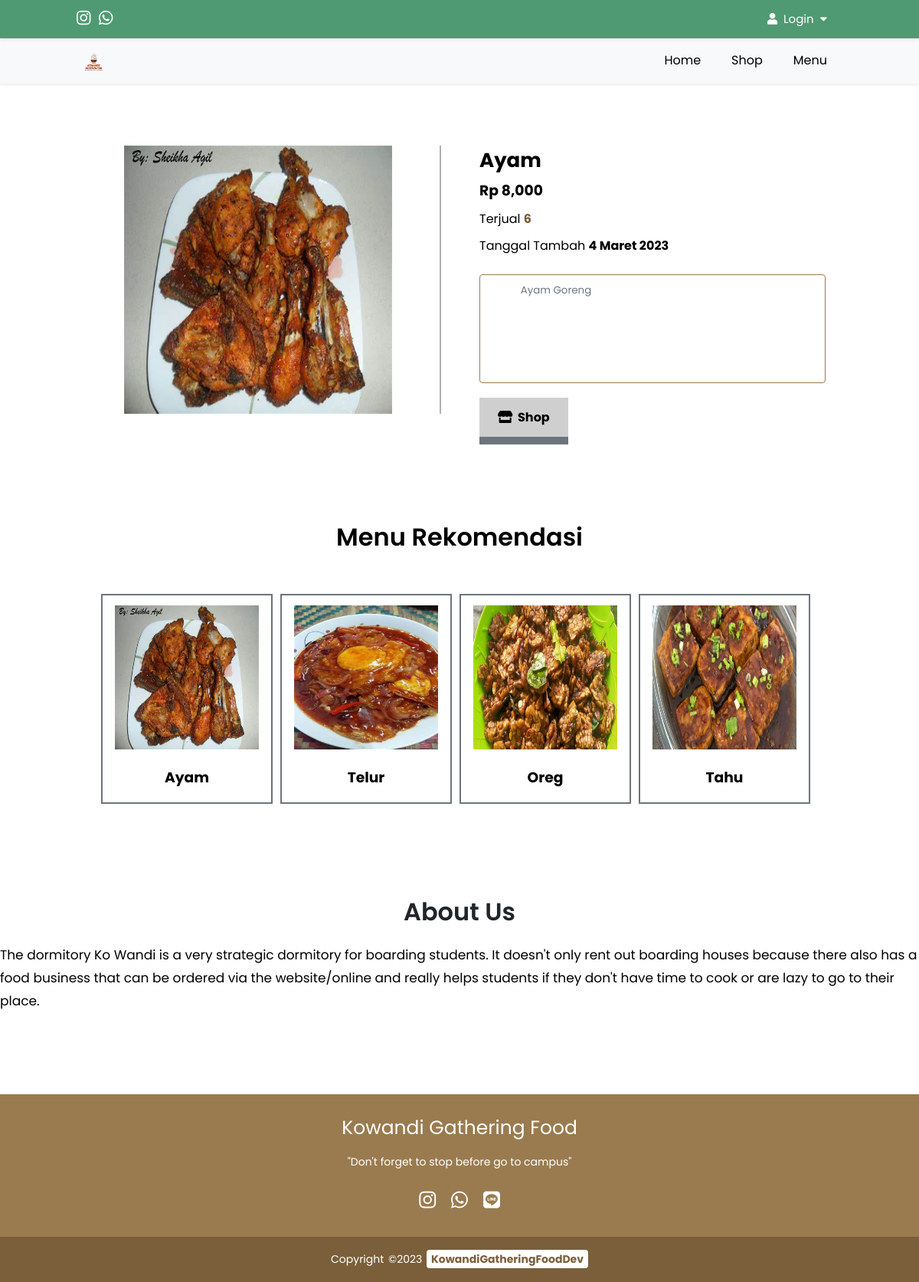
Page /menu/menu-detail.php?id=24 on the committed database.
### tables this page shows
CREATE TABLE IF NOT EXISTS `tbl_product` (
  `id` int NOT NULL AUTO_INCREMENT,
  `gambar` varchar(200) NOT NULL,
  `nama_product` varchar(200) NOT NULL,
  `harga` int NOT NULL,
  `tgl_tambah` varchar(200) NOT NULL,
  `terjual` int NOT NULL,
  `deskripsi` text NOT NULL,
  PRIMARY KEY (`id`)
);

### config/config.php (called while the page is built, shortened)
<?php
$hostname = "localhost";
$username = "root";
$password = "";
$database = "db_cafe";
$koneksi = mysqli_connect($hostname, $username, $password, $database);
function queryProduct($queryProduct)
{
    global $koneksi;
    $hasil = mysqli_query($koneksi, $queryProduct);
    $tampungBaris = [];
    while ($baris = mysqli_fetch_assoc($hasil)) {
        $tampungBaris[] = $baris;
    }
    return $tampungBaris;
}
?>

### menu/menu-detail.php (the view, shortened to what this page needs)
<?php
require '../config/config.php';
$id = $_GET['id'];
$dataProduct = queryProduct("SELECT * FROM tbl_product WHERE id = $id")[0];
$dataRekomendasiProduct = queryProduct("SELECT * FROM tbl_product");
?>
<!DOCTYPE html>
<html lang="en">
<head>
    <link rel="stylesheet" href="https://cdnjs.cloudflare.com/ajax/libs/font-awesome/5.15.3/css/all.min.css"
 />
    <link rel="stylesheet" href="../css/menu-detail.css?v=<?php echo time(); ?>">
</head>
<body>
    <header class="navbar-top">
        <div class="social-media">
            <a class="sosmed" id="m-1" href="#"><i class="fab fa-instagram"></i></a>
            <a class="sosmed" id="m-2" href="#"><i class="fab fa-whatsapp"></i></a>
        </div>
        <nav>
            <ul>
                <li class="dropdown1"><a href="#"><i class="fas fa-user"></i>&nbsp;
                        <?php
                        if (isset($_SESSION['login'])) {
                            echo $_SESSION['username'];
                        } else {
                            echo "Login";
                        }
                        ?>
                        &nbsp;<i class="fas fa-caret-down"></i>
                    </a>
                </li>
            </ul>
        </nav>
    </header>
    <header class="nav-top-mg">
        <div class="logo">
            <a href="../index.php">
                <img class="logo-img" src="../img/logo.png">
            </a>
        </div>
        <nav class="nav-bot">
            <ul>
                <li><a href="../index.php">Home</a></li>
                <li><a href="../shop/shop.php">Shop</a></li>
                <li><a href="menu.php">Menu</a></li>
            </ul>
        </nav>
    </header>
    <div class="container-detail">
        <div class="detail-left">
            <center><img src="../uploads/<?= $dataProduct['gambar']; ?>" /></center>
        </div>
        <div class="detail-right">
            <h1>
                <?= $dataProduct['nama_product']; ?>
            </h1>
            <div class="price">
                <h3>Rp
                    <?= number_format($dataProduct['harga']); ?>
                </h3>
            </div>
            <div class="terjual">
                <p>Terjual <span class="terjual-counter">
                        <?= $dataProduct['terjual']; ?>
                    </span></p>
            </div>
            <div class="tgl_tambah">
                <p>Tanggal Tambah <span class="tanggal">
                        <?= $dataProduct['tgl_tambah']; ?>
                    </span></p>
            </div>
            <div class="deskripsi">
                <textarea disabled>
            <?= $dataProduct['deskripsi']; ?>
        </textarea>
            </div>
            <div class="order-button">
                <a href="../shop/shop-detail.php?id=<?= $dataProduct['id']; ?>">
                    <span class="btn order"><i class="fas fa-store"></i>&nbsp;&nbsp;Shop</span>
                </a>
            </div>
        </div>
    </div>
    <h1 class="title-rekomen">Menu Rekomendasi</h1>
    <div class="rekomen-wrapper">
        <div class="container-rekomen">
            <div class="rekomen">
                <a href="menu-detail.php?id=<?= $dataRekomendasiProduct[0]['id']; ?>">
                    <div class="logo">
                        <img class="resize-image" src="../uploads/<?= $dataRekomendasiProduct[0]['gambar']; ?>" />
                    </div>
                    <div class="title">
                        <h3>
                            <?= $dataRekomendasiProduct[0]['nama_product']; ?>
                        </h3>
                    </div>
                </a>
            </div>
            <div class="rekomen">
                <a href="menu-detail.php?id=<?= $dataRekomendasiProduct[1]['id']; ?>">
                    <div class="logo">
                        <img class="resize-image" src="../uploads/<?= $dataRekomendasiProduct[1]['gambar']; ?>" />
                    </div>
                    <div class="title">
                        <h3>
                            <?= $dataRekomendasiProduct[1]['nama_product']; ?>
                        </h3>
                    </div>
                </a>
            </div>
            <div class="rekomen">
                <a href="menu-detail.php?id=<?= $dataRekomendasiProduct[2]['id']; ?>">
                    <div class="logo">
                        <img class="resize-image" src="../uploads/<?= $dataRekomendasiProduct[2]['gambar']; ?>" />
                    </div>
                    <div class="title">
                        <h3>
                            <?= $dataRekomendasiProduct[2]['nama_product']; ?>
                        </h3>
                    </div>
                </a>
            </div>
            <div class="rekomen">
                <a href="menu-detail.php?id=<?= $dataRekomendasiProduct[3]['id']; ?>">
                    <div class="logo">
                        <img class="resize-image" src="../uploads/<?= $dataRekomendasiProduct[3]['gambar']; ?>" />
                    </div>
                    <div class="title">
                        <h3>
                            <?= $dataRekomendasiProduct[3]['nama_product']; ?>
                        </h3>
                    </div>
                </a>
            </div>
        </div>
    </div>
    <section class="tentang">
        <div class="heroleft">
            <h1 class="title-form">About Us</h1>
            <p class="text-about"> The dormitory Ko Wandi is a very strategic dormitory for boarding students. It
                doesn't only rent out
                boarding houses because there also has a food business that can be ordered via the website/online
                and really helps students if they don't have time to cook or are lazy to go to their place.</p>
        </div>
    </section>
    <footer>
        <div class="footer-content">
            <h3>Kowandi Gathering Food</h3>
            <p>"Don't forget to stop before go to campus"</p>
            <ul class="medsos">
                <li><a class="sosmed" id="m-1" href="#"><i class="fab fa-instagram"></i></a></li>
                <li><a class="sosmed" id="m-2" href="#"><i class="fab fa-whatsapp"></i></a></li>
                <li><a class="sosmed" href="#"><i class="fab fa-line"></i></a></li>
            </ul>
        </div>
        <div class="footer-bottom">
            <p>Copyright &copy;2023 <a href="../developer/kintondev.php" target="_blank"
                    class="dev">KowandiGatheringFoodDev</a></p>
        </div>
    </footer>
</body>
</html>

### rows in the picture
tbl_product: gambar (picture), nama_product "Ayam", harga "8,000", terjual "6", tgl_tambah "4 Maret 2023", deskripsi "Ayam Goreng"
tbl_product: gambar (picture), nama_product "Telur"
tbl_product: gambar (picture), nama_product "Oreg"
tbl_product: gambar (picture), nama_product "Tahu"
